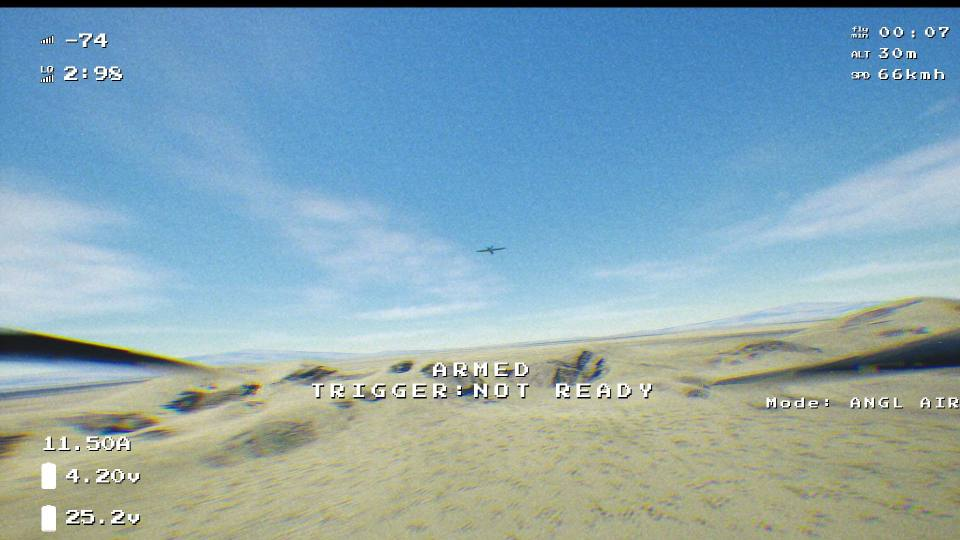
#> input picture tests/ekranlar/neg_fpv1.jpg, 960 x 540 px
$ python -i yedek.py   (imports and definitions only)
#> lines starting #> are read from the running program, lines starting #| are printed output that depends on the picture; after the words box and inside, x2 and y2 are one past the last pixel; in counts of white or black regions, pixels touching at a corner belong together
# -*- coding: utf-8 -*-
"""
================================================================================
Ö-K · YEDEK DEDEKTÖR — YOLO kesintisinde RENK/KONTRAST maskesiyle taze konum
================================================================================
KAYNAK: takım arkadaşı Kayra'nın önerisi (2026-08-28). Üç parçalı:
  1. "kesinti öncesi son kutu büyüklüğü kesinti sırasında da kullanılsın"
  2. "HSV aralıklarından gelen tespit, model kesildiğinde nerede olduğuna
     dair çıkarım versin"
  3. "çıkan tüm bbox'ların ağırlıklı ortalaması merkez olarak kullanılsın"

⚠ 1. MADDE ZATEN VARDI. Köprü (`ana.py::_kopru_kutu`) son kutunun `w`/`h`
  değerini KOPRU_S boyunca değiştirmeden taşıyor. Bu modül onu bozmaz:
  köprünün YALNIZ YÖNÜNÜ tazeler, boyutuna/ömrüne DOKUNMAZ (aşağıda).

--------------------------------------------------------------------------------
NEDEN GEREKLİ — ölçüldü
--------------------------------------------------------------------------------
Görsel fazın %34.3'ünde taze YOLO kutusu YOK ve köprü donmuş konumu taşıyor
(N kampanyası, 16 uçuş, 791 tik). Köprü KENDİ dönüşümüzü telafi eder ama
hedefin KENDİ hareketini bilmez: 1 s boyunca 20 m/s yanal kaçan hedefi eski
yerinde sanar. Bu modül o boşluğa TAZE BİR KONUM ÖLÇÜMÜ koyar.

--------------------------------------------------------------------------------
GERÇEK ANALOG KAYITTA ÖLÇÜLDÜ (2026-08-28) — `~/Masaüstü/ucak_veri_seti`
713 kare, 720x480 NTSC, C8/5945 MHz, MacroSilicon VRX, turuncu boyalı Talon
--------------------------------------------------------------------------------
HSV imzası (464 bin piksel):  H 173-180 ∪ 0-14 | S p5 115 | V p5 81
  Üç oturumda da kararlı (H medyan 5-7, S p5 114-115).
  ⚠ Üçü de AYNI GÜN, 5 dakika arayla. Farklı güneş açısı / otomatik pozlama
    bandı kaydırır. Bu yüzden band SABİT DEĞİL, env ile ayarlanabilir.

⛔ DÜZELTME (2026-08-29, kullanıcı itirazı üzerine yeniden ölçüldü)
Bu dosyanın ilk hâlinde "maske uçağı %99.3 buluyor, sorun maskede değil"
yazıyordu. **O CÜMLE YANLIŞTI.** Ölçtüğüm şey "kadrajda en az bir leke
var mı" idi — lekenin UÇAKTA olup olmadığına bakmıyordu. Uçağın ne kadarını
kapladığına da bakmıyordu. Gerçek sayılar (713 HAM kare, tam kadraj):

    hiç leke bulunamayan kare     : 3/713 = %0.4   <- "%99.3" YALNIZ BUYDU
    ALAN_MIN geçen leke / kare    : medyan 7, p90 13
    en büyük leke alanı           : medyan 5099 px², p90 13315 px²
    2. leke / 1. leke oranı       : medyan %28, p90 %85
    2. leke en büyüğün >%50'si    : karelerin %28.1'inde
                                    -> en büyük leke UÇAK OLMAYABİLİR

Gözle doğrulandı (6 ham kare, `logs/HSV_GERCEK/ham_kontrol.jpg`):
  · maske uçağın GÖVDESİNİ tutuyor, ince/koyu KANAT ve KUYRUĞU sık kaçırıyor
  · arka plandaki KIRMIZI-ÇİZGİLİ BİNA uçaktan büyük leke üretebiliyor
Yani maske uçağın tamamını bulmuyor ve tek başına ayırt edici değil.
Ö-K'nin işe yaraması KONUM KAPISINA (köprü çıpası) bağlıdır — kapı olmadan
bu maske hedefi bulamaz.

Bandı sıkılaştırmak bunu ÇÖZMÜYOR (kaçırılan kanat zaten koyu, daha da
kaçırılır):
    S>110 (taban)        leke 6   S>150  leke 3   S>110+şekil kapısı leke 6

⚠ ESKİ "doğruluk" SAYILARI GEÇERSİZ SAYILMALI — hepsi DAİRESELDİ, yani
maskenin en büyük lekesini yine maskenin kendisiyle kıyaslıyordu:
    (R=120 px -> %83.9, R=200 px -> %87.4, ve aşağıdaki %88.9/%91.4/%81.2)
Bunlar bir ÜST SINIR bile değil, ölçüm değil. Ö-K'nin gerçek isabet oranı
ETİKETLİ veriyle ölçülmeden bilinmiyor. Karar bu ölçümden sonra verilecek.

Küme kutusu / beklenen boyut:  medyan 1.08  p95 3.16
    kapı [0.4, 2.5] -> kabul %90.2   <- BOYUT_ALT/BOYUT_UST buradan

--------------------------------------------------------------------------------
SEVKEDİLEN KODUN UÇTAN UCA ÖLÇÜMÜ (bu dosya, gerçek kayıt, 404 kare çifti)
--------------------------------------------------------------------------------
    yedek konum verdi        : %88.9   (kalan %11.1'i boyut kapısı REDDETTİ)
    verdiğinde HEDEFTE       : %91.4
    tüm karelere göre        : %81.2
⭐ RED GÜVENLİDİR, yanlış cevap değildir: `bul` None dönünce köprü donmuş
   konumunda kalır — yani BUGÜNKÜ davranış. Boyut kapısı kapsamayı düşürüp
   isabeti yükseltir (%87.4 -> %91.4) ve bu takas bilinçlidir.
⚠ Bu sayıların "doğruluğu" aynı maskenin en büyük lekesidir (DAİRESEL) —
  ÜST SINIR sayılmalı. Bağımsız etiketli ölçüm gerçek uçuşta yapılacak.

--------------------------------------------------------------------------------
⛔ KAYRA'NIN 3. MADDESİ OLDUĞU GİBİ UYGULANAMAZ — ölçüldü
--------------------------------------------------------------------------------
"Tüm bbox'ların ağırlıklı ortalaması" KAPISIZ alınırsa nişan noktası
lekelerin ARASINDAKİ BOŞLUĞA düşer — orada hiçbir şey yoktur:
    ham "tüm lekelerin ortalaması" : hata medyan 57.6 px (720 px kadrajda %8)
    konum kapılı ağırlıklı merkez  : hata medyan  1.0 px
Ortalama AYNI NESNENİN PARÇALARI için doğru (uçak maskede gövde+kanat diye
bölünüyor), AYRI NESNELER için felakettir. O yüzden: önce KAPI, sonra ORTALAMA.

⛔ VE KAPI KENDİ ÇIKTISINA DAYANAMAZ. İlk denemede kapıyı bir önceki kendi
  merkezine dayadım; 410 karenin 91'inde (%22) çatıya kilitlenip sürüklendi
  (en uzun olay 2.3 s, sapma 510 px). Kapı KÖPRÜYE dayanır: köprü kendi
  dönüşümüzü IMU ile telafi eder ve YOLO'dan gelen beklenen boyutu taşır.

--------------------------------------------------------------------------------
⛔ BOYUT KAPISI TEK TEK LEKEYE UYGULANAMAZ — ölçüldü (sim, bağımsız etiket)
--------------------------------------------------------------------------------
    kapı                    çöp leke   hedef kümede KALDI
    yok                        778           %78.8
    konum                       18           %72.0
    konum + TEK TEK boyut        1           %48.2   <- hedefin kendisini kesiyor
Maske uçağı parçalara böldüğü için her parça beklenen boyutun altında kalıyor.
=> Boyut kapısı ancak BİRLEŞTİRMEDEN SONRA, KÜME kutusuna uygulanır.

--------------------------------------------------------------------------------
⛔ SİMÜLATÖRDE ÖLÇÜLEMEZ — bu modülün KAZANIMI sim'de aranmaz (§5.13)
--------------------------------------------------------------------------------
Sim uçağının RENK İMZASI YOK (250 kare, 2515 etiketli kareden örneklendi):
    kanal   kutu içi (uçak)   çevre (arka plan)
    H            101                101
    S             83                 80
    V p10         79                159     <- ayıran TEK kanal: parlaklık
Sim'de uçak renkli nesne değil, gri bir SİLÜET. Vekil "koyu silüet" maskesinin
tavanı ölçüldü: nişan doğruluğu %48.7 (gerçekteki turuncu maske %83.9+).
Küme/beklenen boyut oranı sim'de 5.04, gerçekte 1.08 — sim maskesi KİRLİ.
=> Sim kampanyası "özellik mi kötü, sim maskesi mi kötü" sorusunu AYIRAMAZ.
   Sim'de YALNIZ REGRESYON ölçülür (§5.10); KAZANIM gerçek uçuşta ölçülür.

--------------------------------------------------------------------------------
YAPISAL GÜVENLİK — bu modül köprüyü KAÇIRAMAZ
--------------------------------------------------------------------------------
`ana.py::_yedek_dene` yalnız köprünün `az`/`el` alanlarını yazar.
DOKUNMADIKLARI ve neden:
  `t`     : köprünün ömrü SON GERÇEK YOLO tespitinden sayılmaya devam eder.
            Yedek `t`yi tazeleseydi yanlış bir kilit SONSUZA KADAR yaşardı.
  `w`,`h` : Kayra'nın 1. maddesi — boyut kesinti boyunca DONDURULMUŞ kalır.
            Menzil kutu boyutundan çıktığı için yedeğin gürültülü silueti
            menzile ASLA karışmaz.
  `conf`  : yedek bir güven skoru üretmez; uydurulmaz.
Sonuç: yedek en fazla KOPRU_S kadar iş görür, sonra köprü normal şekilde düşer.
================================================================================
"""
import os

import cv2
import numpy as np


def _b(ad, v):
    return os.environ.get(ad, str(int(v))).strip() not in ("0", "", "false", "False")


def _f(ad, v):
    return float(os.environ.get(ad, v))


def _i(ad, v):
#> further down, picture is the input picture: shape (540, 960, 3); mean B, G, R 179.1, 167.5, 137.4
    return int(float(os.environ.get(ad, v)))


class YedekCfg:
    """CANLI ayarlar — SINIF nitelikleri (CLAUDE.md §6: panel uçuşta değiştirir).

    MASKE
      "turuncu" : gerçek dünya. Turuncu boyalı Talon'un HSV bandı.
      "silue"   : simülatör. Renk imzası olmadığı için gökyüzüne karşı KOYU
                  silüet. ⚠ Yalnız REGRESYON koşuları için; kazanım ölçmez.
    """
    AKTIF     = _b("DOW_YEDEK", False)          # kill-switch, varsayılan KAPALI
    MASKE     = os.environ.get("DOW_YEDEK_MASKE", "turuncu").strip().lower()

    # --- turuncu maske (ÖLÇÜLDÜ: gerçek analog kayıt, 464 bin piksel) ---
    H_UST     = _i("DOW_YEDEK_H_UST", 14)       # 0..H_UST
    H_ALT     = _i("DOW_YEDEK_H_ALT", 170)      # H_ALT..180 (kırmızı sarması)
    S_MIN     = _i("DOW_YEDEK_S_MIN", 110)      # ölçülen p5 = 115
    V_MIN     = _i("DOW_YEDEK_V_MIN", 70)       # ölçülen p5 = 81

    # --- silüet maskesi (YALNIZ sim regresyonu) ---
    SIL_ESIK  = _i("DOW_YEDEK_SIL_ESIK", 18)    # taranmış en iyi (%48.7)
    SIL_BLUR  = _i("DOW_YEDEK_SIL_BLUR", 61)

    ALAN_MIN  = _i("DOW_YEDEK_ALAN", 30)        # px²; altındaki leke gürültü
    KAPI_PX   = _f("DOW_YEDEK_KAPI", 200.0)     # ÖLÇÜLDÜ: R=200 -> %87.4
    BOYUT_ALT = _f("DOW_YEDEK_BOYUT_ALT", 0.4)  # ÖLÇÜLDÜ: kapı [0.4,2.5]
    BOYUT_UST = _f("DOW_YEDEK_BOYUT_UST", 2.5)  #   -> kabul %90.2
    LEKE_MAX  = _i("DOW_YEDEK_LEKE_MAX", 40)    # kapı sonrası bu kadar çok
                                                # leke varsa kadraj karmaşık;
                                                # ortalama anlamsızlaşır -> bırak

    # ⭐ ROI — GECİKME KISITI (kullanıcı kuralı: "gecikmeyi artıracak hiçbir
    #   şey yapmamalıyız"). ÖLÇÜLDÜ (1920x1080, aynı kare, 30 tekrar):
    #       tam kadraj  12.71 ms      <- kabul edilemez, YOLO'nun 2/3'ü
    #       ROI 400x400  0.57 ms      <- 22 KAT ucuz
    #   Sonucu DEĞİŞTİRMEZ: konum kapısı zaten KAPI_PX dışını atıyor.
    #   PAY, kapının kenarına oturan bir lekenin KIRPILMAMASI içindir —
    #   pay olmasaydı kenardaki leke yarım kalır, merkezi ve alanı kayardı.
    PAY_PX    = _f("DOW_YEDEK_PAY", 120.0)


def _maske_turuncu(img_bgr, c=YedekCfg):
    """Turuncu-kırmızı boyalı hedef. H sarmalı yüzden İKİ band birleşir."""
    hsv = cv2.cvtColor(img_bgr, cv2.COLOR_BGR2HSV)
#> hsv: shape (540, 960, 3); mean H, S, V 77.2, 88, 191.1
    m1 = cv2.inRange(hsv, (0, c.S_MIN, c.V_MIN), (c.H_UST, 255, 255))
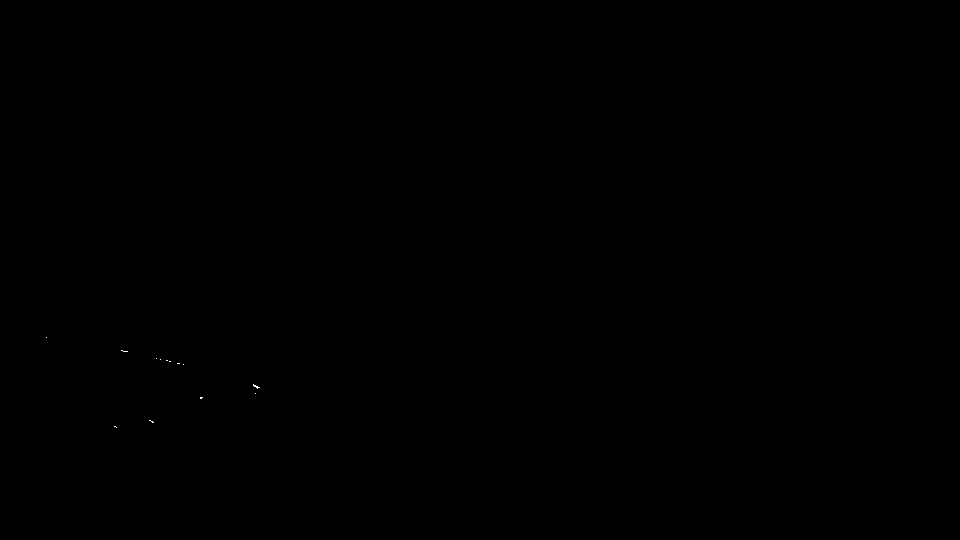
#> m1: shape (540, 960); 0.01% white in thin lines or dots, all inside (x1, y1, x2, y2) = (46, 337, 260, 428)
    m2 = cv2.inRange(hsv, (c.H_ALT, c.S_MIN, c.V_MIN), (180, 255, 255))
#> m2: shape (540, 960); 0% white in thin lines or dots, all inside (x1, y1, x2, y2) = (114, 351, 123, 428)
    return cv2.bitwise_or(m1, m2)


# [8 lines left out: function _maske_silue, not called in this run]


_MASKELER = {"turuncu": _maske_turuncu, "silue": _maske_silue}


# [71 lines left out: functions maske, bul, not called in this run]

>>> import cv2
>>> picture = cv2.imread('../../tests/ekranlar/neg_fpv1.jpg')
>>> result = _maske_turuncu(picture)
